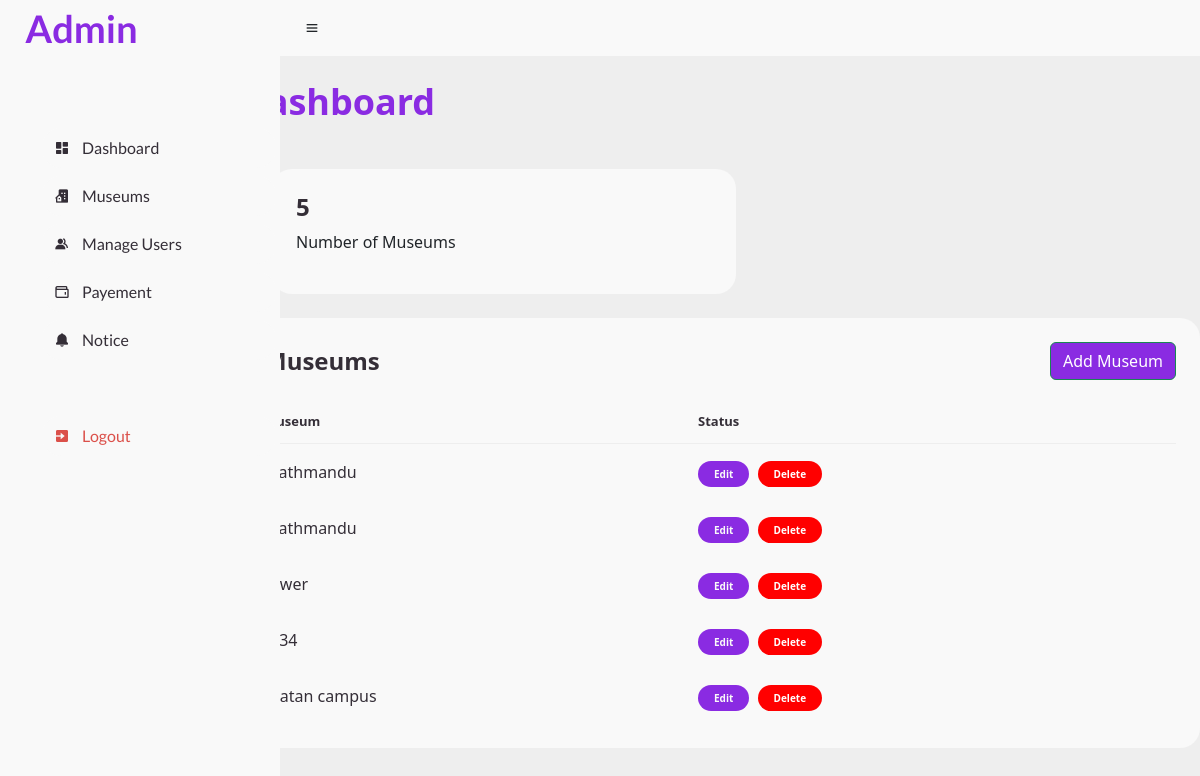
The page /museum.php on the database its author committed.
### tables this page shows
CREATE TABLE `tbl_museum` (
  `id` int(11) NOT NULL,
  `m_name` varchar(100) NOT NULL,
  `m_description` varchar(255) NOT NULL,
  `m_location` varchar(100) NOT NULL,
  `m_image` varchar(100) NOT NULL,
  `nc_p` int(100) NOT NULL,
  `ns_p` int(100) NOT NULL,
  `fc_p` int(100) NOT NULL,
  `sa_p` int(100) NOT NULL
);

### museum.php (the view, shortened to what this page needs)
<?php include "header.php" ?>
<main>
    <div class="head-title">
        <div class="left">
            <h1 style="color:blueviolet">Dashboard</h1>
        </div>
    </div>
    <ul class="box-info">
        <li style="max-width:50%; ">
            <span class="text">
                <h3>
                    <?php
                    include "_dbconnect.php";
                    $res = mysqli_query($conn, "select * from tbl_museum;");
                    $num = mysqli_num_rows($res);
                    echo $num;
                    ?></h3>
                <p>Number of Museums</p>
            </span>
        </li>
    </ul>
    <div class="table-data">
        <div class="order">
            <div class="head">
                <h3>Museums</h3>
                <h4 style="background:blueviolet;" class=" btn btn-success status completed" data-bs-toggle="modal" data-bs-target="#addMusuem">Add Museum </h4>
            </div>
            <table>
                <thead>
                    <tr>
                        <th>Museum</th>
                        <th>Status</th>
                    </tr>
                </thead>
                <tbody>
                    <?php
                    include "_dbconnect.php";
                    $res = mysqli_query($conn, "select * from tbl_museum ;");
                    $check_museum = mysqli_num_rows($res) > 0;
                    if ($check_museum) {
                        while ($row = mysqli_fetch_array($res)) {
                            $id=$row["id"];
                    ?> <tr>
                            <td>
                                <?PHP echo $row['m_name'];  ?>
                            </td>
                            <td> <a href="editdetails.php?id=<?php echo $id; ?>"><span class="button">Edit</a></span> <a type="button" href="museum.php?mid=<?php echo $id; ?> " onclick="alert('Do you want to delete ')"><span style="background:red; color:white; margin-left:4px;" class="button">Delete</span> </a></td>
                        </tr>
                    <?PHP
                        }
                    } else {
                        echo "no museum found";
                    }
                    ?>
                </tbody>
            </table>
        </div>
    </div>
</main>
<?php include "footer.php"; ?>

### css/css.css (style rules this page uses)
* { margin: 0; padding: 0; box-sizing: border-box; }
a { text-decoration: none; }
li { list-style: none; }
:root { --poppins: 'Poppins', sans-serif; --lato: 'Lato', sans-serif; --light: #F9F9F9; --blue: #3C91E6; --light-blue: #CFE8FF; --grey: #eee; --dark-grey: #AAAAAA; --dark: #342E37; --red: #DB504A; --yellow: #FFCE26; --light-yellow: #FFF2C6; --orange: #FD7238; --light-orange: #FFE0D3; }
html { overflow-x: hidden; }
body { background: var(--grey); overflow-x: hidden; }
main { margin-left: 20%; margin-top: 2%; }
.head-title { display: flex; align-items: center; justify-content: space-between; grid-gap: 16px; flex-wrap: wrap; }
.head-title .left h1 { font-size: 36px; font-weight: 600; margin-bottom: 10px; color: blueviolet; }
.box-info { display: grid; grid-template-columns: repeat(auto-fit, minmax(240px, 1fr)); grid-gap: 24px; margin-top: 36px; }
.box-info li { padding: 24px; background: var(--light); border-radius: 20px; display: flex; align-items: center; grid-gap: 24px; }
.box-info li .text h3 { font-size: 24px; font-weight: 600; color: var(--dark); }
.table-data { display: flex; flex-wrap: wrap; grid-gap: 24px; margin-top: 24px; width: 100%; color: var(--dark); }
.table-data>div { border-radius: 20px; background: var(--light); padding: 24px; overflow-x: auto; }
.table-data .head { display: flex; align-items: center; grid-gap: 16px; margin-bottom: 24px; }
.table-data .head h3 { margin-right: auto; font-size: 24px; font-weight: 600; }
.table-data .order { flex-grow: 1; flex-basis: 500px; }
.table-data .order table { width: 100%; border-collapse: collapse; }
.table-data .order table th { padding-bottom: 12px; font-size: 13px; text-align: left; border-bottom: 1px solid var(--grey); }
.table-data .order table td { padding: 16px 0; }
.table-data .order table tr td:first-child { display: flex; align-items: center; grid-gap: 12px; padding-left: 6px; }
.table-data .order table tr td .button { font-size: 10px; padding: 6px 16px; color: var(--light); border-radius: 20px; font-weight: 700; }
.table-data .order table tr td .button { background: blueviolet; }

### rows shown on the page
tbl_museum: m_name "kathmandu"
tbl_museum: m_name "kathmandu"
tbl_museum: m_name "qwer"
tbl_museum: m_name "234"
tbl_museum: m_name "patan campus"

### other values the page prints
$num "5"
